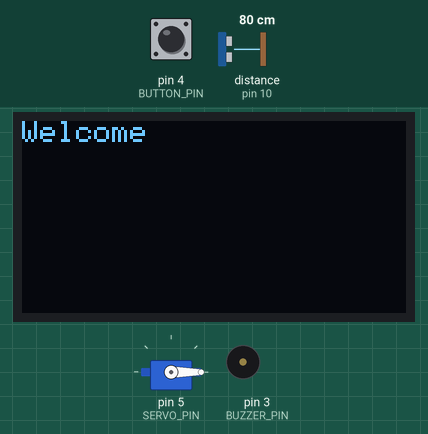
Simulated run of this sketch. Board: Arduino Uno, built with avr-gcc and run on an emulated ATmega328P. On the bench: servo, 128×64 one-colour display, buzzer (waves = sounding). Wiring (inferred from the names in the program): ultrasonic range finder: trigger pin 9; echo pin 10. The test bench sets the inputs (shaded band); at power-on: distance to the obstacle (sensor on pin 10) 80 cm, pin 4 (BUTTON_PIN) HIGH. The echo pulse lasts 58.3 µs per cm; what the sketch prints to the serial monitor is not drawn.

Above: at 1.2 s.
1.3 s: distance to the obstacle (sensor on pin 10) set to 53 cm
2.8 s: distance to the obstacle (sensor on pin 10) set to 47 cm
At 4.0 s:
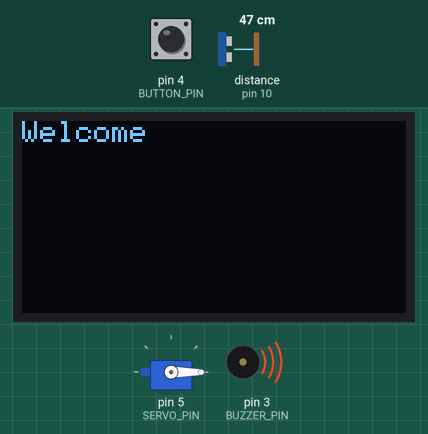
4.3 s: distance to the obstacle (sensor on pin 10) set to 60 cm
At 4.6 s:
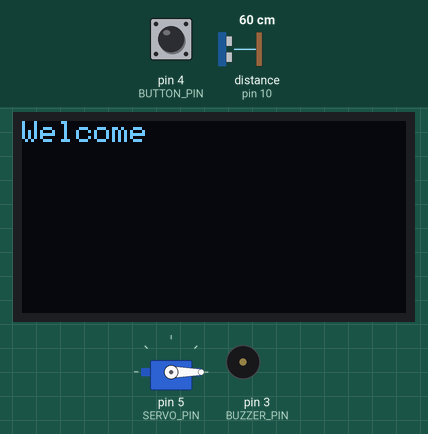
5.8 s: distance to the obstacle (sensor on pin 10) set to 2 cm
At 6.6 s:
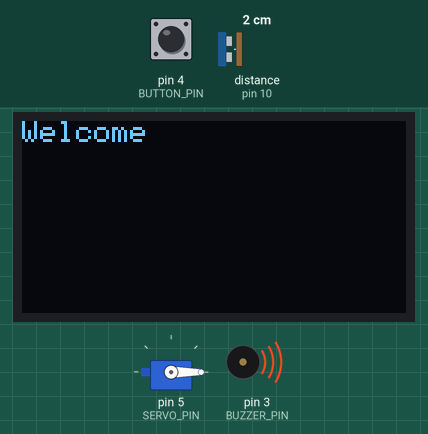
7.3 s: pin 4 (BUTTON_PIN) pulled LOW for 0.15 s
At 7.9 s:
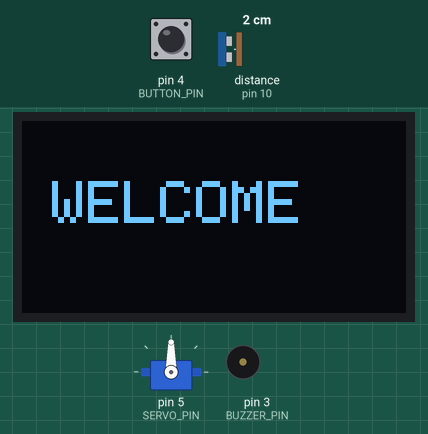
Timing chart, 0 to 12.0 s (numbered marks = the images above; inputs shaded):
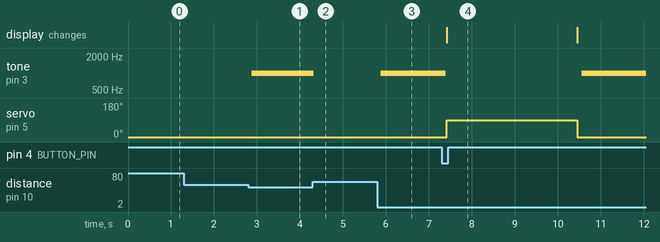

Measured:
- the behaviour switches between 51 and 50 cm on distance to the obstacle (sensor on pin 10) (found by bisection; images 0 and 1)
- after the input at 1.3 s, every drawn part: stays the same
- after the input at 2.8 s, tone on pin 3 (BUZZER_PIN): silent → 1000 Hz after 0.08 s
- after the input at 4.3 s, tone on pin 3 (BUZZER_PIN): 1000 Hz → silent at once
- after the input at 5.8 s, tone on pin 3 (BUZZER_PIN): silent → 1000 Hz after 0.08 s
- after the input at 7.3 s, tone on pin 3 (BUZZER_PIN): 1000 Hz → silent after 0.09 s, → 1000 Hz 3.2 s later; servo on pin 5 (SERVO_PIN): 0° → 90° after 0.12 s, → 0° 3.0 s later; the display: changes after 0.12 s (image 4)

The sketch:

Added_autudoorvbuzzer.ino
```cpp
#include <Servo.h>
#include <Wire.h>
#include <Adafruit_GFX.h>
#include <Adafruit_SSD1306.h>

// ==== OLED SETTINGS ====
#define SCREEN_WIDTH 128
#define SCREEN_HEIGHT 64
Adafruit_SSD1306 display(SCREEN_WIDTH, SCREEN_HEIGHT, &Wire, -1);

// ==== PIN DEFINITIONS ====
#define TRIG_PIN 9
#define ECHO_PIN 10
#define BUZZER_PIN 3
#define BUTTON_PIN 4
#define SERVO_PIN 5

// ==== OBJECTS ====
Servo doorServo;

// ==== VARIABLES ====
long duration;
float distance;
bool personDetected = false;

// ==== DISTANCE THRESHOLD (cm) ====
const float DETECTION_DISTANCE = 50.0;

void setup() {
  Serial.begin(9600);

  // Pin modes
  pinMode(TRIG_PIN, OUTPUT);
  pinMode(ECHO_PIN, INPUT);
  pinMode(BUZZER_PIN, OUTPUT);
  pinMode(BUTTON_PIN, INPUT_PULLUP);

  // Servo setup
  doorServo.attach(SERVO_PIN);
  doorServo.write(0);

  // OLED setup
  if (!display.begin(SSD1306_SWITCHCAPVCC, 0x3C)) {
    Serial.println("OLED init failed");
    for (;;);
  }

  display.clearDisplay();
  display.setTextSize(1);
  display.setTextColor(SSD1306_WHITE);
  display.setCursor(0, 0);
  display.println("Welcome");
  display.display();
}

void loop() {

  // Measure distance
  distance = getDistance();

  // Check if person is detected
  if (distance > 0 && distance <= DETECTION_DISTANCE) {
    personDetected = true;
    tone(BUZZER_PIN, 1000); // Buzzer ON (1 kHz)
  } else {
    personDetected = false;
    noTone(BUZZER_PIN);     // Buzzer OFF
  }

  // If person detected and button pressed
  if (personDetected && digitalRead(BUTTON_PIN) == LOW) {
    noTone(BUZZER_PIN); // Stop buzzer when opening door

    openDoor();
    delay(3000); // Keep door open for 3 seconds
    closeDoor();
  }

  delay(100);
}

// ==== FUNCTION: Measure distance using ultrasonic ====
float getDistance() {
  digitalWrite(TRIG_PIN, LOW);
  delayMicroseconds(2);

  digitalWrite(TRIG_PIN, HIGH);
  delayMicroseconds(10);
  digitalWrite(TRIG_PIN, LOW);

  duration = pulseIn(ECHO_PIN, HIGH, 30000);

  if (duration == 0)
    return -1;

  return (duration * 0.0343) / 2;
}

// ==== FUNCTION: Open door ====
void openDoor() {
  Serial.println("Opening Door...");

  display.clearDisplay();
  display.setTextSize(2);
  display.setCursor(10, 20);
  display.println("WELCOME");
  display.display();

  doorServo.write(90);
}

// ==== FUNCTION: Close door ====
void closeDoor() {
  Serial.println("Closing Door...");

  display.clearDisplay();
  display.setTextSize(1);
  display.setCursor(0, 0);
  display.println("System Ready");
  display.display();

  doorServo.write(0);
}
```
